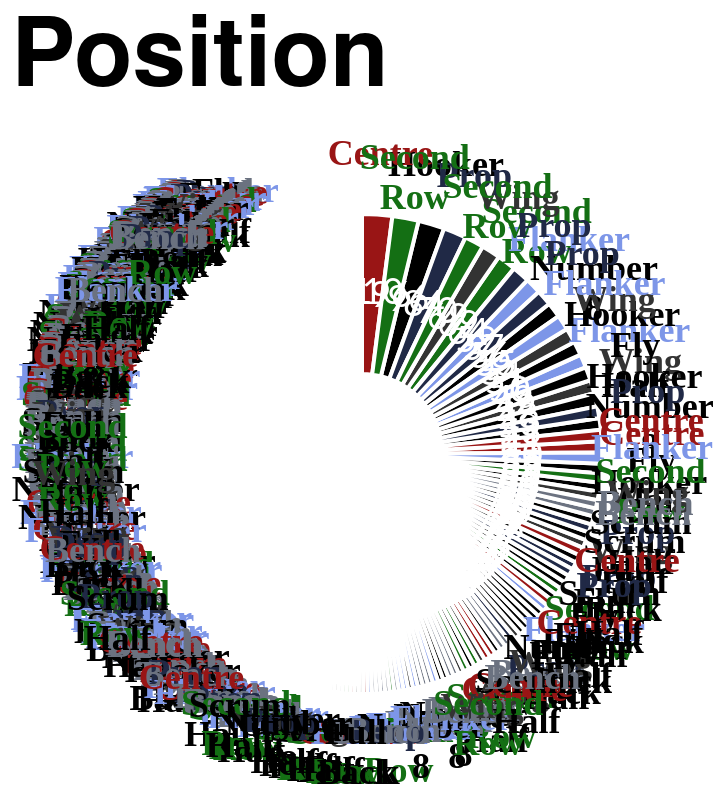

Vega-Lite specification for this chart:
### Vega-Lite specification from a JSON file in a GitHub repository (floating-point values rounded to 4 significant figures; data arrays with more than 128 entries replaced by an {"elided": "..."} marker saying what was removed)
{"config": {"axis": {"labelFont": "PT Sans Narrow, Helvetica Neue, Helvetica, Arial, sans-serif", "titleFont": "PT Sans Narrow, Helvetica Neue, Helvetica, Arial, sans-serif", "labelFontSize": 13, "titleFontSize": 24, "gridColor": "#202947", "gridOpacity": 0.2, "zindex": 1}, "text": {"font": "Lato, sans-serif"}, "bar": {"cornerRadiusEnd": 5}, "header": {"labelFont": "PT Sans Narrow, Helvetica Neue, Helvetica, Arial, sans-serif", "titleFont": "PT Sans Narrow, Helvetica Neue, Helvetica, Arial, sans-serif", "labelFontSize": 24, "titleFontSize": 28, "labelFontWeight": "bold", "orient": "left"}, "legend": {"labelFont": "PT Sans Narrow, Helvetica Neue, Helvetica, Arial, sans-serif", "titleFont": "PT Sans Narrow, Helvetica Neue, Helvetica, Arial, sans-serif", "labelFontSize": 14, "titleFontSize": 16, "titlePadding": 5, "fillColor": "white", "strokeColor": "black", "padding": 10, "titleFontWeight": "lighter", "titleFontStyle": "italic", "titleColor": "gray", "offset": 10}, "title": {"font": "PT Sans Narrow, Helvetica Neue, Helvetica, Arial, sans-serif", "fontSize": 48, "fontWeight": "bold", "anchor": "start", "align": "center", "titlePadding": 20, "subtitlePadding": 10, "subtitleFontSize": 13, "subtitleColor": "", "subtitleFontStyle": "italic", "offset": 15, "color": "black"}, "axisX": {"labelAngle": 0}, "facet": {"title": null, "header": null, "align": {"row": "each", "column": "each"}, "spacing": 10}, "resolve": {"scale": {"y": "independent", "facet": "independent"}}, "background": "transparent", "scale": {"offsetBandPaddingOuter": 0.2, "offsetBandPaddingInner": 0.1}, "view": {"stroke": null, "background": "transparent"}}, "layer": [{"mark": {"type": "arc", "innerRadius": 40, "outerRadius": 120, "stroke": "#ffffff", "strokeWidth": 2}, "encoding": {"color": {"field": "position", "legend": null, "scale": {"domain": ["Prop", "Flanker", "Second Row", "Centre", "Wing", "Fly Half", "Hooker", "Scrum Half", "Full Back", "Number 8", "Bench"], "range": ["#202946", "#7d96e8", "#146f14", "#991515", "#333333", "#000000", "#000000", "#000000", "#000000", "#000000", "#6b7280"]}, "sort": {"field": "sort_order", "op": "min", "order": "ascending"}, "type": "nominal"}, "order": {"field": "appearances", "sort": "ascending", "type": "quantitative"}, "theta": {"field": "appearances", "sort": "descending", "stack": true, "title": "Appearances", "type": "quantitative"}, "tooltip": [{"field": "player", "title": "Player", "type": "nominal"}, {"field": "position", "title": "Position", "type": "nominal"}, {"field": "appearances", "title": "Appearances", "type": "quantitative"}]}}, {"mark": {"type": "text", "dy": -5, "font": "PT Sans Narrow", "fontSize": 18, "fontWeight": "bold", "radius": 145}, "encoding": {"color": {"field": "position", "legend": null, "scale": {"domain": ["Prop", "Flanker", "Second Row", "Centre", "Wing", "Fly Half", "Hooker", "Scrum Half", "Full Back", "Number 8", "Bench"], "range": ["#202946", "#7d96e8", "#146f14", "#991515", "#333333", "#000000", "#000000", "#000000", "#000000", "#000000", "#6b7280"]}, "type": "nominal"}, "opacity": {"condition": {"test": "datum.appearances > 2", "value": 1}, "value": 0}, "order": {"field": "appearances", "sort": "ascending", "type": "quantitative"}, "text": {"field": "position_label", "type": "nominal"}, "theta": {"field": "appearances", "sort": "descending", "stack": true, "title": "Appearances", "type": "quantitative"}}, "transform": [{"calculate": "split(datum.position, ' ')", "as": "position_label"}]}, {"mark": {"type": "text", "color": "white", "fontSize": 18, "radius": 80}, "encoding": {"order": {"field": "appearances", "sort": "ascending", "type": "quantitative"}, "text": {"field": "appearances", "type": "nominal"}, "theta": {"field": "appearances", "sort": "descending", "stack": true, "title": "Appearances", "type": "quantitative"}}}], "data": {"name": "data-f75e488d0c7b8bf53a78800c6e5141ba"}, "height": 300, "resolve": {"scale": {"color": "shared"}}, "title": "Position", "width": 300, "$schema": "https://vega.github.io/schema/vega-lite/v5.20.1.json", "datasets": {"data-f75e488d0c7b8bf53a78800c6e5141ba": {"elided": "770 records"}}}
